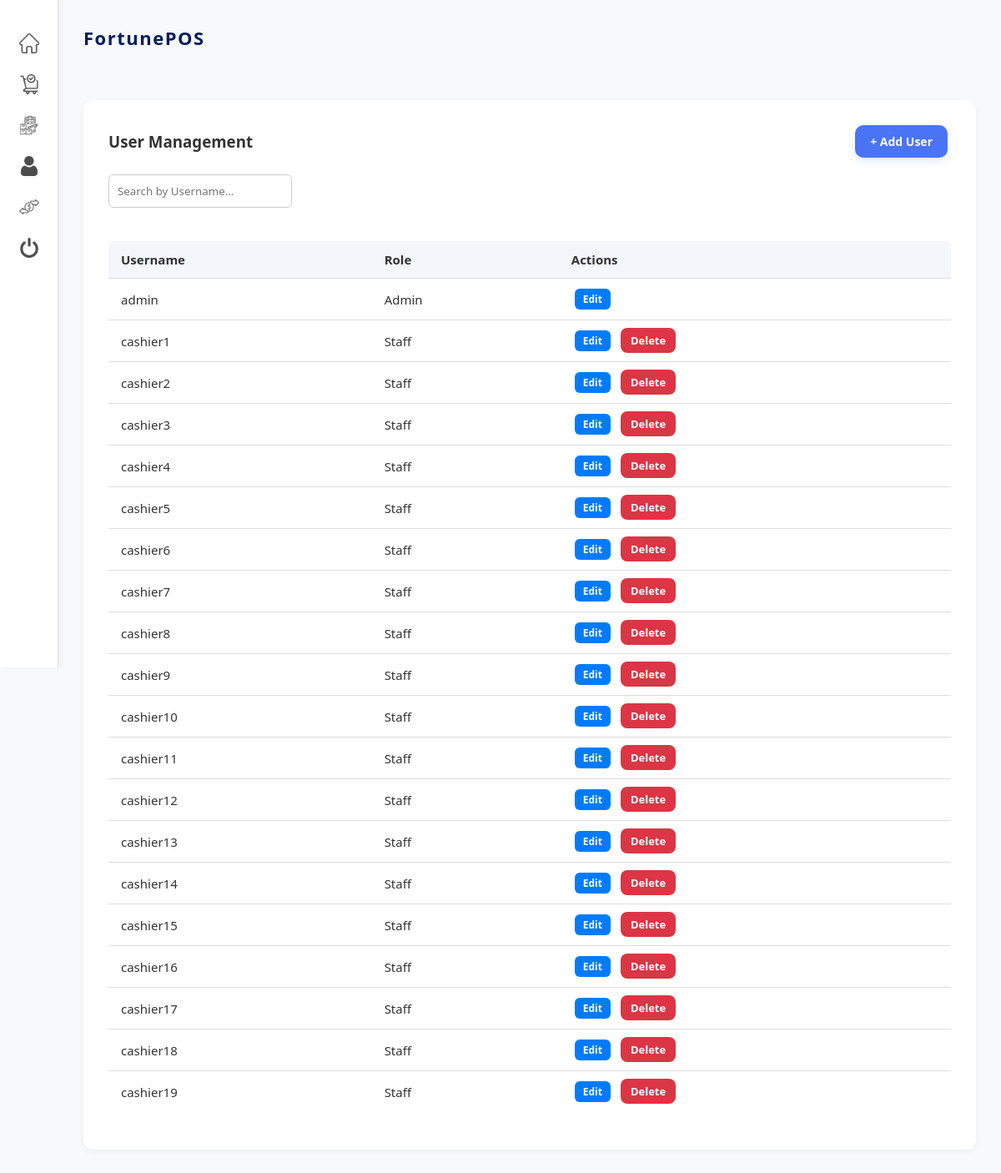
The page /admin/users.php (signed in) on the database its author committed.
### tables this page shows
CREATE TABLE IF NOT EXISTS users (
    id INT AUTO_INCREMENT PRIMARY KEY,
    username VARCHAR(50) NOT NULL UNIQUE,
    password VARCHAR(255) NOT NULL,
    role ENUM('Admin', 'Staff') NOT NULL
    );

### admin/users.php (the view, shortened to what this page needs)
<?php
require '../includes/db.php';
$stmt = $conn->query("SELECT username, role FROM users ORDER BY id ASC");
$users = $stmt->fetchAll(PDO::FETCH_ASSOC);
?>
<!DOCTYPE html>
<html lang="en">
  <?php
    include_once '../includes/head.php';
  ?>
<body>
  <?php include_once '../includes/sidebar.php'; ?>
  <div class="main-content">
    <?php include_once '../includes/header.php'; ?>
    <div class="user-page">
      <div class="user-header">
        <h3>User Management</h3>
        <button onclick="openAddUserForm()" class="checkout-btn">+ Add User</button>
      </div>
      <div style="margin-bottom: 20px;">
          <input type="text" id="search-user-input" class='search-input' placeholder="Search by Username..." />
        </div>
      <table class="cart-table">
        <thead>
          <tr>
            <th>Username</th>
            <th>Role</th>
            <th>Actions</th>
          </tr>
        </thead>
        <tbody>
          <?php foreach ($users as $user): ?>
            <tr>
              <td><?= htmlspecialchars($user['username']) ?></td>
              <td><?= htmlspecialchars($user['role']) ?></td>
              <td>
                <button onclick="editUser('<?= $user['username'] ?>', '<?= $user['role'] ?>')" class="edit">Edit</button>
                <?php if ($user['username'] !== 'admin'): ?>
                  <a href="users.php?delete=<?= urlencode($user['username']) ?>" class="delete">Delete</a>
                <?php endif; ?>
              </td>
            </tr>
          <?php endforeach; ?>
        </tbody>
      </table>
    </div>
  </div>
</body>
</html>

### style.css (style rules this page uses)
* { margin: 0; padding: 0; box-sizing: border-box; font-family: "Segoe UI", sans-serif; }
body { display: flex; background: #f8f9fb; color: #333; min-height: 100vh; }
.main-content { flex: 1; padding: 30px; }
.user-page { background-color: #fff; padding: 30px; border-radius: 12px; box-shadow: 0 2px 8px rgba(0, 0, 0, 0.05); }
.user-header { display: flex; justify-content: space-between; align-items: center; margin-bottom: 20px; }
.cart-table, table { width: 100%; border-collapse: collapse; margin-top: 20px; margin-bottom: 15px; border-radius: 8px; overflow: hidden; }
.cart-table th, .cart-table td, th, td { padding: 12px 15px; text-align: left; border-bottom: 1px solid #ddd; font-size: 15px; }
.cart-table th, th { background-color: #f4f6fb; font-weight: 600; }
tr:last-child td { border-bottom: none; }
.edit, .delete, .add, .checkout-btn, .complete-order-btn, button { margin: 0 4px; padding: 6px 12px; border: none; border-radius: 8px; color: white; cursor: pointer; font-size: 13px; font-weight: 600; transition: background-color 0.2s, transform 0.3s; }
.edit { background-color: #007bff; }
.delete { background-color: #dc3545; }
.checkout-btn, .complete-order-btn { background-color: #4a74f5; color: #fff; padding: 10px 18px; border-radius: 10px; font-size: 14px; cursor: pointer; transition: 0.3s; box-shadow: 0 4px 12px rgba(74, 108, 247, 0.15); }
.cart-table td button { background-color: #ff4d4f; border: none; color: white; padding: 4px 10px; border-radius: 6px; cursor: pointer; font-size: 12px; }
.receipt-box table, table { width: 100%; border-collapse: collapse; margin-bottom: 20px; text-align: left; }
.receipt-box th, .receipt-box td, th, td { padding: 10px; border-bottom: 1px solid #ddd; }
.edit { background-color: #007bff !important; color: #fff !important; }
.delete { text-decoration: none; background-color: #dc3545 !important; color: #fff !important; }
.search-input, .num-input { padding: 10px; margin-bottom: 20px; border: 1px solid #ccc; border-radius: 6px; }

### rows shown on the page
users: username "admin", role "Admin"
users: username "cashier1", role "Staff"
users: username "cashier2", role "Staff"
users: username "cashier3", role "Staff"
users: username "cashier4", role "Staff"
users: username "cashier5", role "Staff"
users: username "cashier6", role "Staff"
users: username "cashier7", role "Staff"
users: username "cashier8", role "Staff"
users: username "cashier9", role "Staff"
users: username "cashier10", role "Staff"
users: username "cashier11", role "Staff"
users: username "cashier12", role "Staff"
users: username "cashier13", role "Staff"
users: username "cashier14", role "Staff"
users: username "cashier15", role "Staff"
users: username "cashier16", role "Staff"
users: username "cashier17", role "Staff"
users: username "cashier18", role "Staff"
users: username "cashier19", role "Staff"
